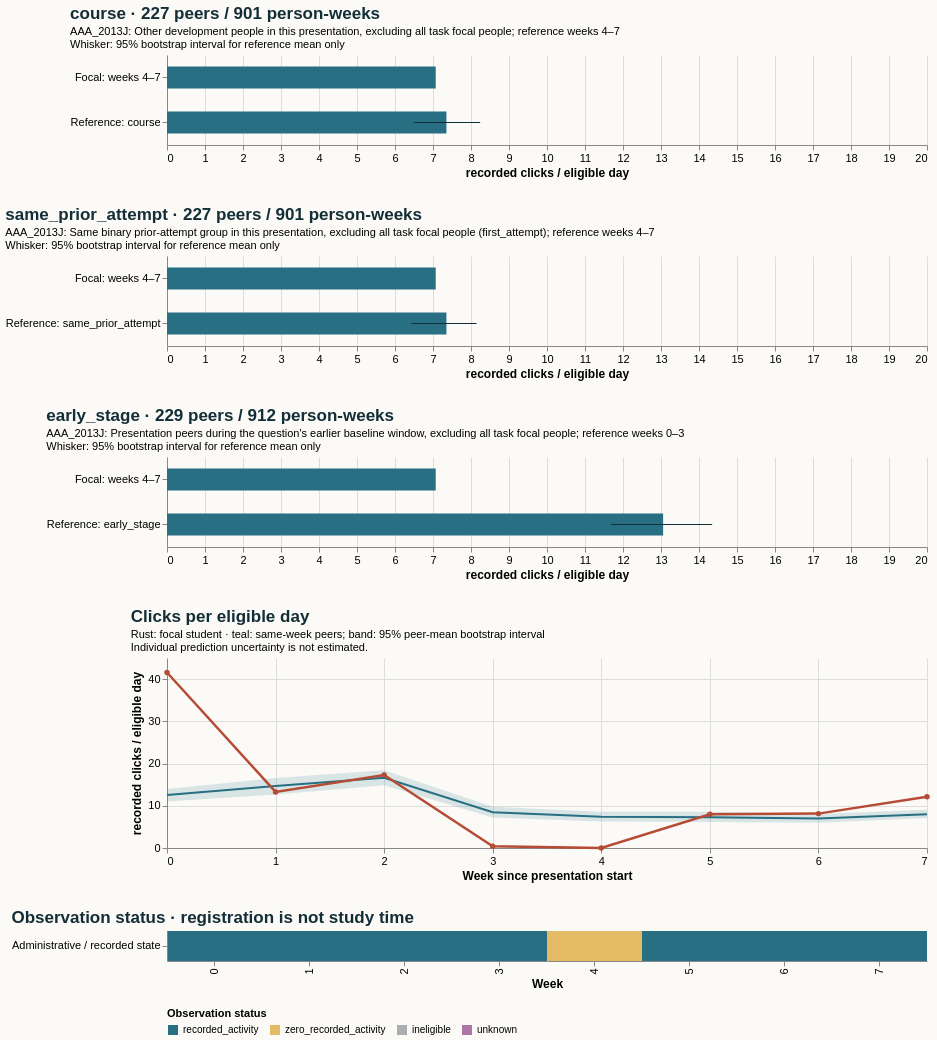

Express this chart as Vega-Lite.
### Vega-Lite specification from a JSON file in a GitHub repository (floating-point values rounded to 4 significant figures)
{"$schema": "https://vega.github.io/schema/vega-lite/v5.20.1.json", "config": {"axis": {"labelFontSize": 11, "titleFontSize": 12}, "background": "#fbfaf7", "font": "sans-serif", "title": {"anchor": "start", "color": "#142e38", "fontSize": 17, "subtitleFontSize": 11}, "view": {"continuousHeight": 300, "continuousWidth": 300, "stroke": null}}, "datasets": {"data-4b4d104442d7b3cd5d2b9d40b484f868": [{"hi": null, "lo": null, "series": "Focal: weeks 4–7", "value": 7.071}, {"hi": 8.147, "lo": 6.433, "series": "Reference: same_prior_attempt", "value": 7.353}], "data-6b3807a7e55f131e8937657ccc9f4b51": [{"eligible_days": 7.0, "end_day": 6, "logging_completeness": "unknown", "observation_status": "recorded_activity", "row": "Administrative / recorded state", "score_status": "withheld_release_time_unknown", "start_day": 0, "value": 41.57, "week": 0}, {"eligible_days": 7.0, "end_day": 13, "logging_completeness": "unknown", "observation_status": "recorded_activity", "row": "Administrative / recorded state", "score_status": "withheld_release_time_unknown", "start_day": 7, "value": 13.29, "week": 1}, {"eligible_days": 7.0, "end_day": 20, "logging_completeness": "unknown", "observation_status": "recorded_activity", "row": "Administrative / recorded state", "score_status": "withheld_release_time_unknown", "start_day": 14, "value": 17.29, "week": 2}, {"eligible_days": 7.0, "end_day": 27, "logging_completeness": "unknown", "observation_status": "recorded_activity", "row": "Administrative / recorded state", "score_status": "withheld_release_time_unknown", "start_day": 21, "value": 0.4286, "week": 3}, {"eligible_days": 7.0, "end_day": 34, "logging_completeness": "unknown", "observation_status": "zero_recorded_activity", "row": "Administrative / recorded state", "score_status": "withheld_release_time_unknown", "start_day": 28, "value": 0.0, "week": 4}, {"eligible_days": 7.0, "end_day": 41, "logging_completeness": "unknown", "observation_status": "recorded_activity", "row": "Administrative / recorded state", "score_status": "withheld_release_time_unknown", "start_day": 35, "value": 8.0, "week": 5}, {"eligible_days": 7.0, "end_day": 48, "logging_completeness": "unknown", "observation_status": "recorded_activity", "row": "Administrative / recorded state", "score_status": "withheld_release_time_unknown", "start_day": 42, "value": 8.143, "week": 6}, {"eligible_days": 7.0, "end_day": 55, "logging_completeness": "unknown", "observation_status": "recorded_activity", "row": "Administrative / recorded state", "score_status": "withheld_release_time_unknown", "start_day": 49, "value": 12.14, "week": 7}], "data-c71914c0040d85e6db8099e898f27ac9": [{"hi": null, "lo": null, "series": "Focal: weeks 4–7", "value": 7.071}, {"hi": 8.241, "lo": 6.495, "series": "Reference: course", "value": 7.353}], "data-dc1a578cc1722d978e1791f582c2a5a6": [{"hi": null, "lo": null, "series": "Focal: weeks 4–7", "value": 7.071}, {"hi": 14.35, "lo": 11.69, "series": "Reference: early_stage", "value": 13.06}], "data-e1ab9329eb1ddfa63a76747081ad1487": [{"end_day": 6, "focal_value": 41.57, "peer_ci_high": 13.98, "peer_ci_low": 11.04, "peer_mean": 12.55, "peer_observations": 229, "peer_people": 229, "reference": "course", "unit": "recorded clicks / eligible day", "week": 0}, {"end_day": 13, "focal_value": 13.29, "peer_ci_high": 16.59, "peer_ci_low": 12.69, "peer_mean": 14.66, "peer_observations": 229, "peer_people": 229, "reference": "course", "unit": "recorded clicks / eligible day", "week": 1}, {"end_day": 20, "focal_value": 17.29, "peer_ci_high": 18.43, "peer_ci_low": 14.88, "peer_mean": 16.64, "peer_observations": 227, "peer_people": 227, "reference": "course", "unit": "recorded clicks / eligible day", "week": 2}, {"end_day": 27, "focal_value": 0.4286, "peer_ci_high": 9.756, "peer_ci_low": 7.246, "peer_mean": 8.473, "peer_observations": 227, "peer_people": 227, "reference": "course", "unit": "recorded clicks / eligible day", "week": 3}, {"end_day": 34, "focal_value": 0.0, "peer_ci_high": 8.567, "peer_ci_low": 6.262, "peer_mean": 7.389, "peer_observations": 226, "peer_people": 226, "reference": "course", "unit": "recorded clicks / eligible day", "week": 4}, {"end_day": 41, "focal_value": 8.0, "peer_ci_high": 8.587, "peer_ci_low": 6.185, "peer_mean": 7.301, "peer_observations": 225, "peer_people": 225, "reference": "course", "unit": "recorded clicks / eligible day", "week": 5}, {"end_day": 48, "focal_value": 8.143, "peer_ci_high": 8.078, "peer_ci_low": 5.962, "peer_mean": 6.971, "peer_observations": 225, "peer_people": 225, "reference": "course", "unit": "recorded clicks / eligible day", "week": 6}, {"end_day": 55, "focal_value": 12.14, "peer_ci_high": 9.083, "peer_ci_low": 7.102, "peer_mean": 7.966, "peer_observations": 225, "peer_people": 225, "reference": "course", "unit": "recorded clicks / eligible day", "week": 7}]}, "resolve": {"scale": {"color": "independent"}}, "spacing": 28, "vconcat": [{"data": {"name": "data-c71914c0040d85e6db8099e898f27ac9"}, "height": 90, "layer": [{"encoding": {"x": {"field": "value", "scale": {"domain": [0, 19.05], "zero": true}, "title": "recorded clicks / eligible day", "type": "quantitative"}, "y": {"field": "series", "sort": null, "title": null, "type": "nominal"}}, "mark": {"color": "#286f83", "size": 22, "type": "bar"}}, {"encoding": {"x": {"field": "lo", "type": "quantitative"}, "x2": {"field": "hi"}, "y": {"field": "series", "sort": null, "title": null, "type": "nominal"}}, "mark": {"color": "#142e38", "type": "rule"}}], "title": {"subtitle": ["AAA_2013J: Other development people in this presentation, excluding all task focal people; reference weeks 4–7", "Whisker: 95% bootstrap interval for reference mean only"], "text": "course · 227 peers / 901 person-weeks"}, "width": 760}, {"data": {"name": "data-4b4d104442d7b3cd5d2b9d40b484f868"}, "height": 90, "layer": [{"encoding": {"x": {"field": "value", "scale": {"domain": [0, 19.05], "zero": true}, "title": "recorded clicks / eligible day", "type": "quantitative"}, "y": {"field": "series", "sort": null, "title": null, "type": "nominal"}}, "mark": {"color": "#286f83", "size": 22, "type": "bar"}}, {"encoding": {"x": {"field": "lo", "type": "quantitative"}, "x2": {"field": "hi"}, "y": {"field": "series", "sort": null, "title": null, "type": "nominal"}}, "mark": {"color": "#142e38", "type": "rule"}}], "title": {"subtitle": ["AAA_2013J: Same binary prior-attempt group in this presentation, excluding all task focal people (first_attempt); reference weeks 4–7", "Whisker: 95% bootstrap interval for reference mean only"], "text": "same_prior_attempt · 227 peers / 901 person-weeks"}, "width": 760}, {"data": {"name": "data-dc1a578cc1722d978e1791f582c2a5a6"}, "height": 90, "layer": [{"encoding": {"x": {"field": "value", "scale": {"domain": [0, 19.05], "zero": true}, "title": "recorded clicks / eligible day", "type": "quantitative"}, "y": {"field": "series", "sort": null, "title": null, "type": "nominal"}}, "mark": {"color": "#286f83", "size": 22, "type": "bar"}}, {"encoding": {"x": {"field": "lo", "type": "quantitative"}, "x2": {"field": "hi"}, "y": {"field": "series", "sort": null, "title": null, "type": "nominal"}}, "mark": {"color": "#142e38", "type": "rule"}}], "title": {"subtitle": ["AAA_2013J: Presentation peers during the question's earlier baseline window, excluding all task focal people; reference weeks 0–3", "Whisker: 95% bootstrap interval for reference mean only"], "text": "early_stage · 229 peers / 912 person-weeks"}, "width": 760}, {"data": {"name": "data-e1ab9329eb1ddfa63a76747081ad1487"}, "height": 190, "layer": [{"encoding": {"x": {"axis": {"tickMinStep": 1}, "field": "week", "title": "Week since presentation start", "type": "quantitative"}, "y": {"field": "peer_ci_low", "scale": {"zero": true}, "title": "recorded clicks / eligible day", "type": "quantitative"}, "y2": {"field": "peer_ci_high"}}, "mark": {"color": "#286f83", "opacity": 0.16, "type": "area"}}, {"encoding": {"tooltip": [{"field": "week", "type": "quantitative"}, {"field": "peer_mean", "type": "quantitative"}, {"field": "peer_people", "type": "quantitative"}, {"field": "peer_observations", "type": "quantitative"}], "x": {"field": "week", "type": "quantitative"}, "y": {"field": "peer_mean", "type": "quantitative"}}, "mark": {"color": "#286f83", "strokeWidth": 2, "type": "line"}}, {"encoding": {"tooltip": [{"field": "week", "type": "quantitative"}, {"field": "focal_value", "type": "quantitative"}], "x": {"field": "week", "type": "quantitative"}, "y": {"field": "focal_value", "type": "quantitative"}}, "mark": {"color": "#b64c35", "point": {"color": "#b64c35"}, "strokeWidth": 2.5, "type": "line"}}], "title": {"subtitle": ["Rust: focal student · teal: same-week peers; band: 95% peer-mean bootstrap interval", "Individual prediction uncertainty is not estimated."], "text": "Clicks per eligible day"}, "width": 760}, {"data": {"name": "data-6b3807a7e55f131e8937657ccc9f4b51"}, "encoding": {"color": {"field": "observation_status", "legend": {"labelLimit": 260, "orient": "bottom"}, "scale": {"domain": ["recorded_activity", "zero_recorded_activity", "ineligible", "unknown"], "range": ["#286f83", "#e4bb64", "#aaaeb3", "#ac78a5"]}, "title": "Observation status", "type": "nominal"}, "tooltip": [{"field": "week", "type": "quantitative"}, {"field": "eligible_days", "type": "quantitative"}, {"field": "observation_status", "type": "nominal"}, {"field": "logging_completeness", "type": "nominal"}], "x": {"field": "week", "title": "Week", "type": "ordinal"}, "y": {"field": "row", "title": null, "type": "nominal"}}, "height": 30, "mark": {"type": "rect"}, "title": "Observation status · registration is not study time", "width": 760}]}
